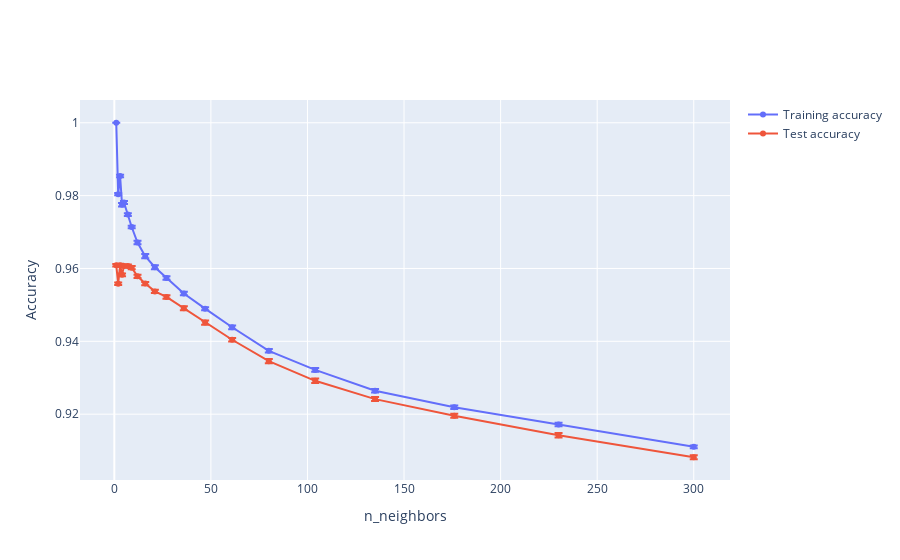

The cell this chart's notebook holds for it:
### Code cell
import plotly.graph_objects as go

fig = go.Figure()

fig.add_trace(
    go.Scatter(
        x=neighbors_settings,
        y=lahat_training.mean(axis=1),
        mode="lines+markers",
        name="Training accuracy",
        error_y=dict(
            type="data",
            array=lahat_training.std(axis=1) / 2,
            visible=True
        )
    )
)

fig.add_trace(
    go.Scatter(
        x=neighbors_settings,
        y=lahat_test.mean(axis=1),
        mode="lines+markers",
        name="Test accuracy",
        error_y=dict(
            type="data",
            array=lahat_test.std(axis=1) / 8,
            visible=True
        )
    )
)

fig.update_layout(
    xaxis_title="n_neighbors",
    yaxis_title="Accuracy"
)

fig.show()

### Figure 1 — Plotly figure (JSON) as saved in the notebook; plotly's stock layout.template omitted (floating-point values rounded to 4 significant figures)
{"data": [{"error_y": {"array": [0, 0.0003066, 0.0003606, 0.0004679, 0.000408, 0.0003709, 0.0003562, 0.0004665, 0.0005716, 0.0005323, 0.0004858, 0.000502, 0.0004254, 0.0005204, 0.0004847, 0.0005075, 0.0005034, 0.0004946, 0.0004993, 0.0003914], "type": "data", "visible": true}, "mode": "lines+markers", "name": "Training accuracy", "type": "scatter", "x": [1, 2, 3, 4, 5, 7, 9, 12, 16, 21, 27, 36, 47, 61, 80, 104, 135, 176, 230, 300], "y": [1, 0.9804, 0.9854, 0.9775, 0.9781, 0.9748, 0.9714, 0.9671, 0.9634, 0.9603, 0.9574, 0.9531, 0.949, 0.9439, 0.9374, 0.9322, 0.9264, 0.9219, 0.9172, 0.911]}, {"error_y": {"array": [0.0003312, 0.0003509, 0.000431, 0.0003824, 0.0003445, 0.0003993, 0.0004297, 0.0004488, 0.0004514, 0.0004646, 0.0004616, 0.0005531, 0.0005802, 0.0005073, 0.0006046, 0.0006039, 0.0005514, 0.0005678, 0.000614, 0.0005424], "type": "data", "visible": true}, "mode": "lines+markers", "name": "Test accuracy", "type": "scatter", "x": [1, 2, 3, 4, 5, 7, 9, 12, 16, 21, 27, 36, 47, 61, 80, 104, 135, 176, 230, 300], "y": [0.9609, 0.9558, 0.9609, 0.9583, 0.9606, 0.9607, 0.9602, 0.9579, 0.9558, 0.9537, 0.9522, 0.9491, 0.9451, 0.9404, 0.9346, 0.9292, 0.9241, 0.9196, 0.9142, 0.9082]}], "layout": {"xaxis": {"title": {"text": "n_neighbors"}}, "yaxis": {"title": {"text": "Accuracy"}}}}
